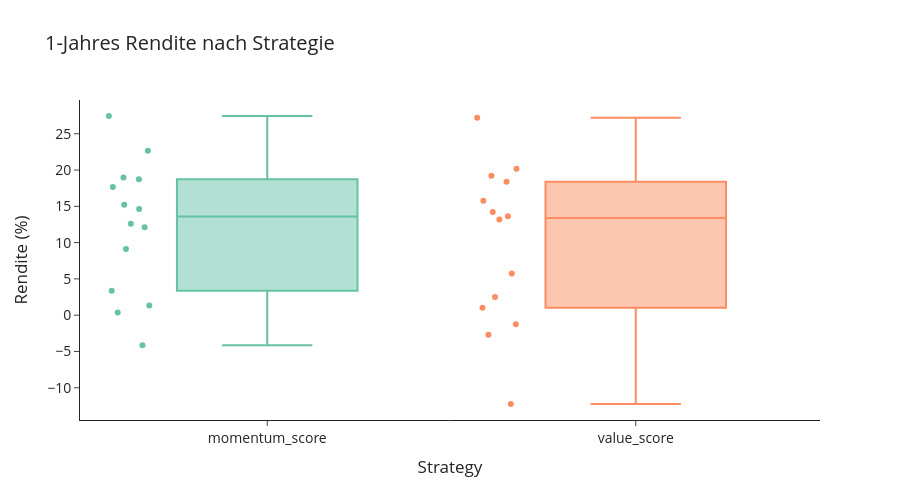
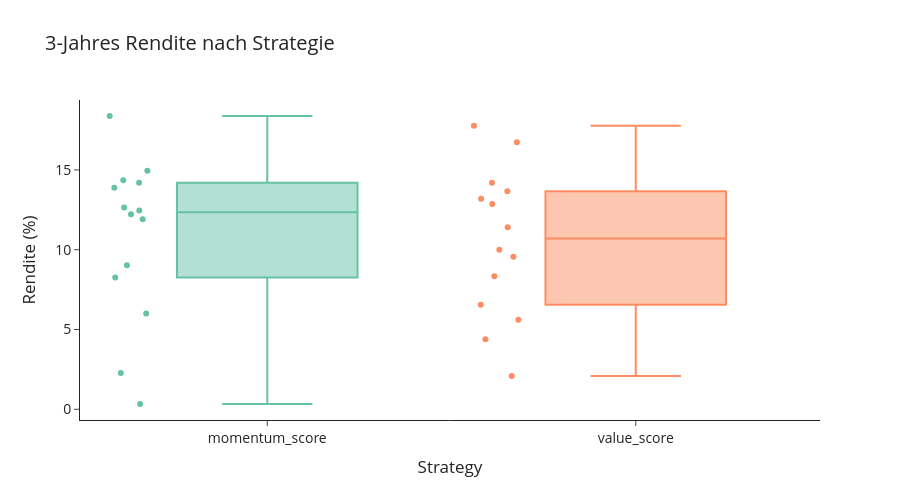
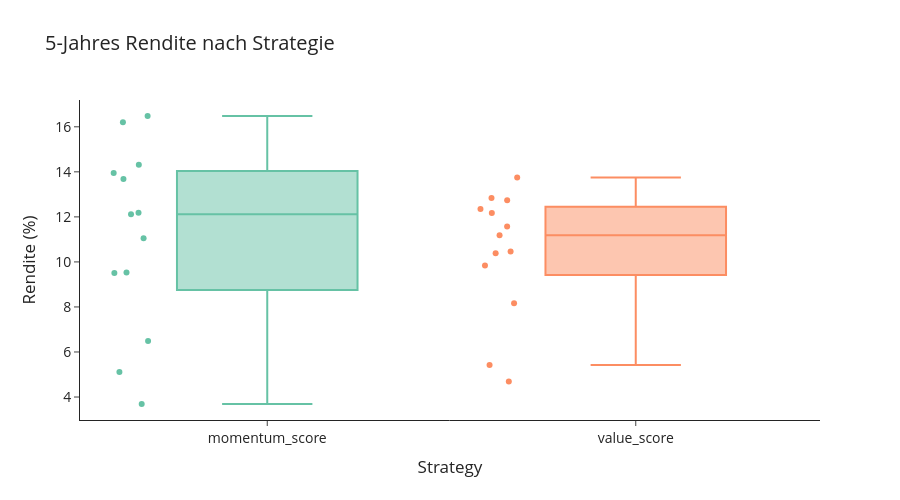

The cell these charts' notebook holds for them, in order:
### Code cell
df["horizon"] = df["sellyear"] - df["buyyear"]

df = df[df["horizon"].isin([1,3,5])]

horizons = [1,3,5]

print(df.pivot_table(
    index="sellyear",
    columns=["strategy", "horizon"],
    values="rendite"
    ).describe().T)

for h in horizons:
    df_filtered = df[df["horizon"] == h]
    
    fig = px.box(
        df_filtered,
        x="strategy",
        y="rendite",
        title=f"{h}-Jahres Rendite nach Strategie ",
        color="strategy",  # sorgt für unterschiedliche Farben
        color_discrete_sequence=px.colors.qualitative.Set2,
        points="all" 
    )
    fig.update_yaxes(title="Rendite (%)")
    fig.update_xaxes(title="Strategy")



    fig.update_layout(
        width=900,
        height=500,
        title_font_size=20,
        font=dict(size=14),
        template="simple_white",
        showlegend=False
    )
   
    fig.show()
    output_dir = Path(save_path) / sector_name.lower().replace(" ", "_")
    output_dir.mkdir(parents=True, exist_ok=True)

    file_path = output_dir / f"{h}_year_distribution.png"
    fig.write_image(file_path)

### Figure 1 — Plotly figure (JSON) as saved in the notebook; plotly's stock layout.template omitted (floating-point values rounded to 4 significant figures)
{"data": [{"alignmentgroup": "True", "boxpoints": "all", "hovertemplate": "strategy=%{x}<br>rendite=%{y}<extra></extra>", "legendgroup": "momentum_score", "marker": {"color": "rgb(102,194,165)"}, "name": "momentum_score", "notched": false, "offsetgroup": "momentum_score", "orientation": "v", "showlegend": true, "type": "box", "x": ["momentum_score", "momentum_score", "momentum_score", "momentum_score", "momentum_score", "momentum_score", "momentum_score", "momentum_score", "momentum_score", "momentum_score", "momentum_score", "momentum_score", "momentum_score", "momentum_score"], "x0": " ", "xaxis": "x", "y": [18.72, 12.11, 18.97, 3.37, 17.65, 22.66, -4.14, 15.21, 12.59, 9.11, 27.45, 1.33, 14.63, 0.38], "y0": " ", "yaxis": "y"}, {"alignmentgroup": "True", "boxpoints": "all", "hovertemplate": "strategy=%{x}<br>rendite=%{y}<extra></extra>", "legendgroup": "value_score", "marker": {"color": "rgb(252,141,98)"}, "name": "value_score", "notched": false, "offsetgroup": "value_score", "orientation": "v", "showlegend": true, "type": "box", "x": ["value_score", "value_score", "value_score", "value_score", "value_score", "value_score", "value_score", "value_score", "value_score", "value_score", "value_score", "value_score", "value_score", "value_score"], "x0": " ", "xaxis": "x", "y": [20.19, 5.76, 19.23, 2.49, 13.18, 27.22, -12.24, 18.38, 13.64, 1.03, 14.21, -2.71, 15.76, -1.24], "y0": " ", "yaxis": "y"}], "layout": {"boxmode": "overlay", "font": {"size": 14}, "height": 500, "legend": {"title": {"text": "strategy"}, "tracegroupgap": 0}, "showlegend": false, "title": {"font": {"size": 20}, "text": "1-Jahres Rendite nach Strategie "}, "width": 900, "xaxis": {"anchor": "y", "categoryarray": ["momentum_score", "value_score"], "categoryorder": "array", "domain": [0, 1], "title": {"text": "Strategy"}}, "yaxis": {"anchor": "x", "domain": [0, 1], "title": {"text": "Rendite (%)"}}}}

### Figure 2 — Plotly figure (JSON) as saved in the notebook; plotly's stock layout.template omitted (floating-point values rounded to 4 significant figures)
{"data": [{"alignmentgroup": "True", "boxpoints": "all", "hovertemplate": "strategy=%{x}<br>rendite=%{y}<extra></extra>", "legendgroup": "momentum_score", "marker": {"color": "rgb(102,194,165)"}, "name": "momentum_score", "notched": false, "offsetgroup": "momentum_score", "orientation": "v", "showlegend": true, "type": "box", "x": ["momentum_score", "momentum_score", "momentum_score", "momentum_score", "momentum_score", "momentum_score", "momentum_score", "momentum_score", "momentum_score", "momentum_score", "momentum_score", "momentum_score", "momentum_score", "momentum_score"], "x0": " ", "xaxis": "x", "y": [18.38, 12.46, 12.64, 14.35, 14.19, 11.91, 8.26, 9.03, 13.89, 12.22, 14.95, 6.0, 0.33, 2.28], "y0": " ", "yaxis": "y"}, {"alignmentgroup": "True", "boxpoints": "all", "hovertemplate": "strategy=%{x}<br>rendite=%{y}<extra></extra>", "legendgroup": "value_score", "marker": {"color": "rgb(252,141,98)"}, "name": "value_score", "notched": false, "offsetgroup": "value_score", "orientation": "v", "showlegend": true, "type": "box", "x": ["value_score", "value_score", "value_score", "value_score", "value_score", "value_score", "value_score", "value_score", "value_score", "value_score", "value_score", "value_score", "value_score", "value_score"], "x0": " ", "xaxis": "x", "y": [13.19, 9.56, 12.86, 14.2, 10.0, 13.67, 8.34, 16.74, 17.77, 6.55, 11.41, 4.39, 2.09, 5.61], "y0": " ", "yaxis": "y"}], "layout": {"boxmode": "overlay", "font": {"size": 14}, "height": 500, "legend": {"title": {"text": "strategy"}, "tracegroupgap": 0}, "showlegend": false, "title": {"font": {"size": 20}, "text": "3-Jahres Rendite nach Strategie "}, "width": 900, "xaxis": {"anchor": "y", "categoryarray": ["momentum_score", "value_score"], "categoryorder": "array", "domain": [0, 1], "title": {"text": "Strategy"}}, "yaxis": {"anchor": "x", "domain": [0, 1], "title": {"text": "Rendite (%)"}}}}

### Figure 3 — Plotly figure (JSON) as saved in the notebook; plotly's stock layout.template omitted (floating-point values rounded to 4 significant figures)
{"data": [{"alignmentgroup": "True", "boxpoints": "all", "hovertemplate": "strategy=%{x}<br>rendite=%{y}<extra></extra>", "legendgroup": "momentum_score", "marker": {"color": "rgb(102,194,165)"}, "name": "momentum_score", "notched": false, "offsetgroup": "momentum_score", "orientation": "v", "showlegend": true, "type": "box", "x": ["momentum_score", "momentum_score", "momentum_score", "momentum_score", "momentum_score", "momentum_score", "momentum_score", "momentum_score", "momentum_score", "momentum_score", "momentum_score", "momentum_score", "momentum_score"], "x0": " ", "xaxis": "x", "y": [14.31, 16.48, 13.95, 12.18, 16.2, 13.68, 9.53, 11.05, 12.12, 9.51, 6.49, 3.69, 5.11], "y0": " ", "yaxis": "y"}, {"alignmentgroup": "True", "boxpoints": "all", "hovertemplate": "strategy=%{x}<br>rendite=%{y}<extra></extra>", "legendgroup": "value_score", "marker": {"color": "rgb(252,141,98)"}, "name": "value_score", "notched": false, "offsetgroup": "value_score", "orientation": "v", "showlegend": true, "type": "box", "x": ["value_score", "value_score", "value_score", "value_score", "value_score", "value_score", "value_score", "value_score", "value_score", "value_score", "value_score", "value_score", "value_score"], "x0": " ", "xaxis": "x", "y": [10.46, 13.75, 10.39, 9.84, 12.35, 12.74, 11.57, 12.17, 12.84, 8.16, 4.69, 5.42, 11.18], "y0": " ", "yaxis": "y"}], "layout": {"boxmode": "overlay", "font": {"size": 14}, "height": 500, "legend": {"title": {"text": "strategy"}, "tracegroupgap": 0}, "showlegend": false, "title": {"font": {"size": 20}, "text": "5-Jahres Rendite nach Strategie "}, "width": 900, "xaxis": {"anchor": "y", "categoryarray": ["momentum_score", "value_score"], "categoryorder": "array", "domain": [0, 1], "title": {"text": "Strategy"}}, "yaxis": {"anchor": "x", "domain": [0, 1], "title": {"text": "Rendite (%)"}}}}
